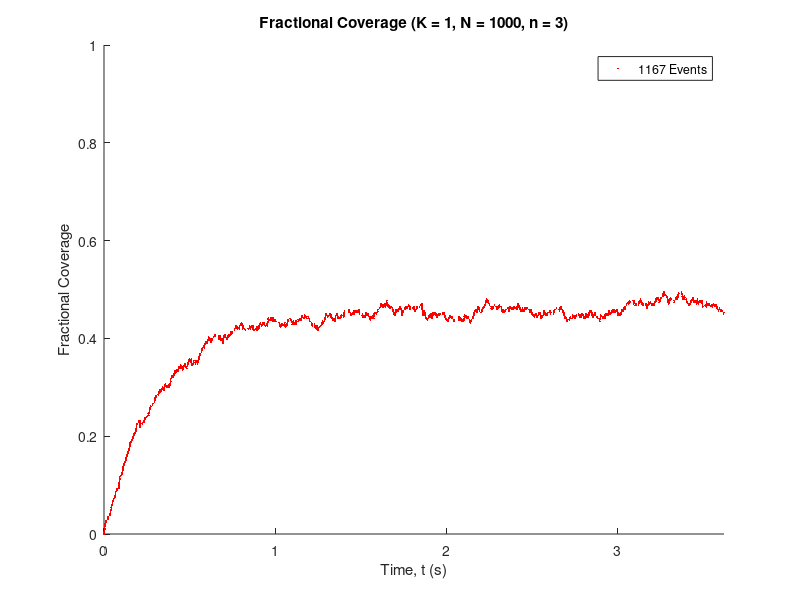

Write the MATLAB code that produced this figure.
clear all;
close all;

% This is the model that will take a single DNA lattice and bind/unbind
% proteins over time. The proteins in this model are noncooperative and
% dynamic Monte Carlo methods are included to have random time intervals
% between events. It will compare results with the dynamic model to the
% non-dynamic model.

N = 1000;    %length of DNA lattice
n = 3;  %length of each protein
k_on = 1;   %kinetic rate constant for binding
k_off = 1;  %kinetic rate constant for unbinding
L = 0.5;  %concentration of free proteins (Molarity)

minIterations = 1000;  %minimum number of events which will occur

K = k_on/k_off; %equilibrium constant

DNA = zeros(1,N);   %empty DNA lattice
BoundAtSpot = zeros(1,N);  %empty CurrentBound array

xB = zeros(1,minIterations+1);  %memory allocation
xAB = zeros(1,minIterations+1);
t = zeros(1,minIterations+1);
a_f = zeros(1,minIterations);
a_r = zeros(1,minIterations);
a_0 = zeros(1,minIterations);
dt = zeros(1,minIterations);
Hist = zeros(2,minIterations); %top row is binding event, bottom row is unbinding events
ProteinCount = zeros(1,minIterations+1);
FracCover = zeros(1,minIterations+1);

t(1) = 0;   %initial values
BindCounter = 0;
UnbindCounter = 0;
xB(1) = N-(n-1);    %initial values for a free lattice
xAB(1) = 0;
ProteinCount(1) = xAB(1);   %how many proteins are currently bound; 0 for initially empty lattice
FracCover(1) = (xAB(1)*n)/N; %initial fractional coverage; 0 for an initially empty lattice
Equilibrium = 0;
Events = 0;

while ~Equilibrium
    a_f(Events+1) = k_on*(L)*(xB(Events+1));   %propensity functions (probability of each event happening)
    a_r(Events+1) = k_off*(xAB(Events+1));
    a_0(Events+1) = a_f(Events+1)+a_r(Events+1);     %sum of propensity functions used for determining dt

    dt(Events+1) = (1/a_0(Events+1))*log(1/rand); %random time interval for Gillespie method

    if a_f(Events+1) > rand*a_0(Events+1) %a forward reaction occurs
        eventB = 0;
        while ~eventB   %repeats until a binding occurs
            SpotB = randi(N-(n-1));  %random location on lattice is chosen
            if DNA(SpotB:SpotB+(n-1)) == 0   %checks if location is free
                DNA(SpotB:SpotB+(n-1)) = 1;   %binds protein to location
                BoundAtSpot(SpotB) = 1;  %stores locatin in BoundAtSpot
                BindCounter = BindCounter+1;    %updates bind counter
                Hist(1,Events+1) = SpotB;      %stores location of binding event

                FreeSpots = sum(max(find(diff([1 DNA 1])==1)-find(diff([1 DNA 1])==-1)-n+1,0)); %function to find number of free spots now available
                xB((Events+1)+1) = FreeSpots;    %updates populations
                xAB((Events+1)+1) = xAB(Events+1)+1;

                eventB = 1;
            end
        end
    else                       %otherwise an unbinding has to occur
        CurrentBound = find(BoundAtSpot == 1);
        pos = randi(length(CurrentBound));
        SpotU = CurrentBound(pos);  %random position for protein to unbind

        DNA(SpotU:SpotU+(n-1)) = 0; %unbinds protein
        BoundAtSpot(SpotU) = 0; %removes location from BoundAtSpot
        UnbindCounter = UnbindCounter+1;    %updates unbind counter
        Hist(2,Events+1) = SpotU;  %stores location of unbinding event

        FreeSpots = sum(max(find(diff([1 DNA 1])==1)-find(diff([1 DNA 1])==-1)-n+1,0)); %calculates number of free spaces
        xB((Events+1)+1) = FreeSpots;
        xAB((Events+1)+1) = xAB(Events+1)-1;
    end
    
    ProteinCount((Events+1)+1) = sum(DNA)/n;   %all of these values should be integers
    FracCover((Events+1)+1) = sum(DNA)/N;    %fractional coverage of the DNA lattice
    
    t((Events+1)+1) = t(Events+1)+dt(Events+1);    %advances time
    
    if Events > minIterations
        EqTest = [FracCover(Events-500) FracCover(Events)]; %state of system 500 loops ago and now
        FracCoverChange = diff(EqTest);    %difference between the two states
        if abs((FracCoverChange)) <= 0.0001  %in equilibrium if fractional coverage hasnt changed by more than 0.01% in last 100 events
            Equilibrium = 1;
        else
            Equilibrium = 0;
        end
    end
    
    Events = Events+1;
end

figure();
scatter(t,FracCover,2,'r','filled');    %fractional coverage vs. dynamic time
xlabel('Time, t (s)');
xlim([0 max(t)]);
ylabel('Fractional Coverage');
ylim([0 1]);
title(['Fractional Coverage (K = ' num2str(K) ', N = ' num2str(N) ', n = ' num2str(n) ')']);
legend([ num2str(Events) ' Events']);